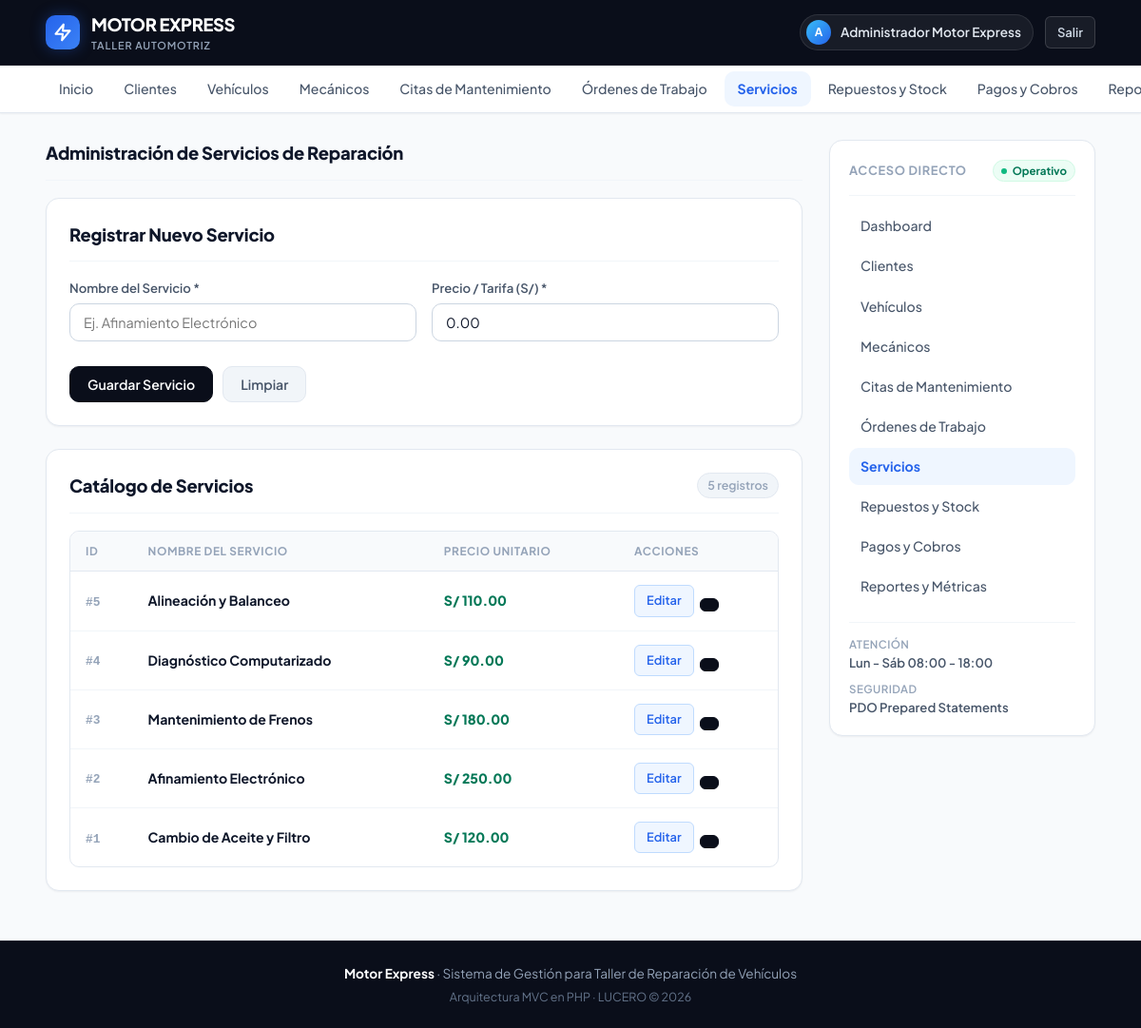
Screenshot of /views/servicios.php (signed in) with the database file from the repository.
### tables this page shows
CREATE TABLE IF NOT EXISTS `servicio` (
    `id` INT AUTO_INCREMENT PRIMARY KEY,
    `nombre` VARCHAR(70) NOT NULL,
    `precio` DECIMAL(10,2) NOT NULL DEFAULT 0.00
);

### views/servicios.php (called while the page is built, shortened)
<?php
require_once __DIR__ . '/../controller/ServicioController.php';
$controller = new ServicioController();
$rows = $controller->modelo->listar();
require __DIR__ . '/servicios/index.php';

### controller/BaseController.php (called while the page is built, shortened)
<?php
require_once __DIR__ . '/../model/BaseModel.php';
function db(): PDO
{
    static $db = null;
    if ($db === null) {
        $database = new Database();
        $db = $database->conectar();
    }
    return $db;
}
function e($valor): string
{
    return htmlspecialchars((string) $valor, ENT_QUOTES, 'UTF-8');
}

### controller/ServicioController.php (called while the page is built, shortened)
<?php
require_once __DIR__ . '/BaseController.php';
class ServicioController
{
    public function __construct()
    {
        $this->modelo = new Servicio(db());
    }
}

### model/BaseModel.php (called while the page is built, shortened)
<?php
abstract class BaseModel
{
    protected PDO $db;
    protected string $tabla;
    public function __construct(PDO $db)
    {
        $this->db = $db;
    }
    public function listar(): array
    {
        $stmt = $this->db->query('SELECT * FROM `' . $this->tabla . '` ORDER BY id DESC LIMIT 500');
        return $stmt->fetchAll();
    }
}

### views/servicios/lista.php (the view, shortened to what this page needs)
<div class="table-responsive">
    <table>
        <thead>
            <tr>
                <th>ID</th>
                <th>Nombre del Servicio</th>
                <th>Precio Unitario</th>
                <th>Acciones</th>
            </tr>
        </thead>
        <tbody>
            <?php if (empty($rows)): ?>
                <tr>
                    <td colspan="4" style="text-align: center; color: var(--text-muted); padding: 24px;">
                        No hay servicios registrados en este momento.
                    </td>
                </tr>
            <?php else: ?>
                <?php foreach ($rows as $fila): ?>
                    <tr>
                        <td><span class="id-tag">#<?= e($fila['id']) ?></span></td>
                        <td><strong><?= e($fila['nombre']) ?></strong></td>
                        <td><span class="price-text">S/ <?= number_format($fila['precio'], 2) ?></span></td>
                        <td>
                            <div class="table-actions">
                                <a href="servicios.php?editar=<?= e($fila['id']) ?>" class="btn-action btn-action-edit" title="Editar">
                                    <span>Editar</span>
                                </a>
                                <form method="post" onsubmit="return confirm('¿Está seguro de eliminar este servicio?');">
                                    <button type="submit" name="accion" value="eliminar" class="btn-action btn-action-danger" title="Eliminar">
                                    </button>
                                </form>
                            </div>
                        </td>
                    </tr>
                <?php endforeach; ?>
            <?php endif; ?>
        </tbody>
    </table>
</div>

### assets/css/style.css (style rules this page uses)
:root { --brand-dark: #0a0e1a; --brand-surface: #111827; --primary: #2563eb; --primary-hover: #1d4ed8; --primary-light: #eff6ff; --primary-border: #bfdbfe; --accent: #f59e0b; --success: #10b981; --success-light: #ecfdf5; --success-border: #d1fae5; --warning: #f59e0b; --warning-light: #fffbeb; --warning-border: #fef3c7; --danger: #ef4444; --danger-light: #fef2f2; --danger-border: #fee2e2; --bg-page: #f8fafc; --bg-surface: #ffffff; --bg-muted: #f1f5f9; --text-primary: #0f172a; --text-secondary: #475569; --text-muted: #94a3b8; --border-color: #e2e8f0; --border-subtle: #f1f5f9; --radius-xs: 4px; --radius-sm: 6px; --radius-md: 10px; --radius-lg: 14px; --radius-xl: 18px; --shadow-xs: 0 1px 2px 0 rgba(16, 24, 40, 0.05); --shadow-sm: 0 1px 3px 0 rgba(16, 24, 40, 0.08), 0 1px 2px -1px rgba(16, 24, 40, 0.08); --shadow-md: 0 4px 8px -2px rgba(16, 24, 40, 0.08), 0 2px 4px -2px rgba(16, 24, 40, 0.06); --shadow-lg: 0 12px 20px -4px rgba(16, 24, 40, 0.1), 0 4px 6px -4px rgba(16, 24, 40, 0.05); }
* { box-sizing: border-box; margin: 0; padding: 0; }
body { font-family: 'Plus Jakarta Sans', system-ui, -apple-system, BlinkMacSystemFont, 'Segoe UI', Roboto, sans-serif; background-color: var(--bg-page); color: var(--text-primary); line-height: 1.5; -webkit-font-smoothing: antialiased; -moz-osx-font-smoothing: grayscale; min-height: 100vh; display: flex; flex-direction: column; }
a { color: var(--primary); text-decoration: none; transition: all 0.15s ease-in-out; }
button, .btn { display: inline-flex; align-items: center; justify-content: center; gap: 7px; padding: 9px 18px; font-size: 0.88rem; font-weight: 600; font-family: inherit; border-radius: var(--radius-md); border: 1px solid transparent; cursor: pointer; text-decoration: none; transition: all 0.15s ease-in-out; }
.btn-primary, button[type="submit"] { background: var(--brand-dark); color: #ffffff; border-color: var(--brand-dark); }
.btn-action { display: inline-flex; align-items: center; gap: 5px; padding: 6px 12px; font-size: 0.8rem; font-weight: 600; border-radius: var(--radius-sm); border: 1px solid transparent; cursor: pointer; transition: all 0.15s ease; text-decoration: none; }
.btn-action-edit { background: var(--primary-light); color: var(--primary); border-color: var(--primary-border); }
.btn-action-danger { background: var(--danger-light); color: #dc2626; border-color: var(--danger-border); padding: 6px 9px; }
.table-responsive { overflow-x: auto; border-radius: var(--radius-md); border: 1px solid var(--border-color); }
table { width: 100%; border-collapse: collapse; font-size: 0.88rem; text-align: left; }
thead { background: #f8fafc; border-bottom: 1px solid var(--border-color); }
th { padding: 12px 16px; font-weight: 700; font-size: 0.74rem; text-transform: uppercase; letter-spacing: 0.05em; color: var(--text-muted); }
td { padding: 14px 16px; border-bottom: 1px solid var(--border-subtle); color: var(--text-primary); vertical-align: middle; }
tbody tr:last-child td { border-bottom: none; }
.table-actions { display: flex; align-items: center; gap: 6px; }
.table-actions form { display: inline; }
.id-tag { font-family: ui-monospace, SFMono-Regular, monospace; font-size: 0.8rem; font-weight: 600; color: var(--text-muted); }
.price-text { font-weight: 800; color: #047857; }

### rows the page displays
servicio: id "5", nombre "Alineación y Balanceo", precio "110.00"
servicio: id "4", nombre "Diagnóstico Computarizado", precio "90.00"
servicio: id "3", nombre "Mantenimiento de Frenos", precio "180.00"
servicio: id "2", nombre "Afinamiento Electrónico", precio "250.00"
servicio: id "1", nombre "Cambio de Aceite y Filtro", precio "120.00"

### other values shown
mb_substr(e($_SESSION['nombre'] ?? 'U'), 0, 1) "A"
$_SESSION['nombre'] "Administrador Motor Express"
$m['nombre'] "Clientes"
$m['nombre'] "Vehículos"
$m['nombre'] "Mecánicos"
$m['nombre'] "Citas de Mantenimiento"
$m['nombre'] "Órdenes de Trabajo"
$m['nombre'] "Servicios"
$m['nombre'] "Repuestos y Stock"
$m['nombre'] "Pagos y Cobros"
$titulo "Administración de Servicios de Reparación"
count($rows) "5"
$m['nombre'] "Reportes y Métricas"
